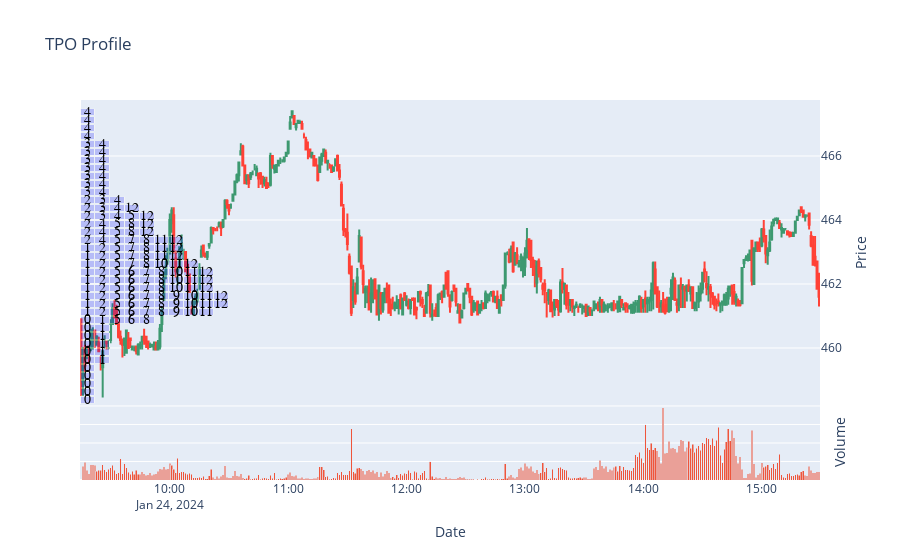

Source (notebook cell):
### Markdown cell above
### TPO Profile

### Code cell
# change price_pace to control number of bars
# change time_space to control bar time window
# fig = market_profile(df, price_pace=0.25, time_pace='10T', return_raw=False)
fig = market_profile(df, price_pace=0.25, time_pace='30T', return_raw=False)
fig.show()
